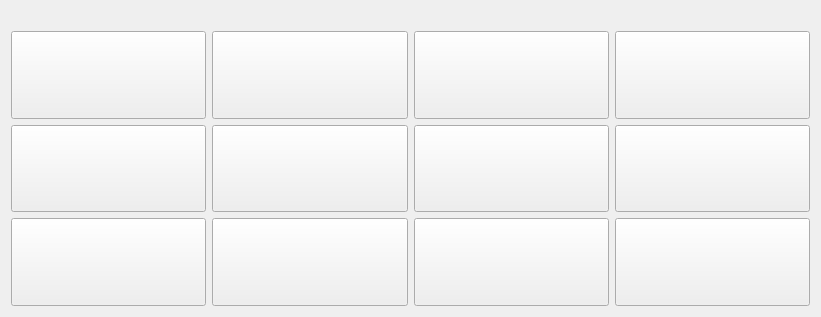
<?xml version="1.0" encoding="UTF-8"?>
<ui version="4.0">
 <class>widget</class>
 <widget class="QWidget" name="widget">
  <property name="geometry">
   <rect>
    <x>0</x>
    <y>0</y>
    <width>821</width>
    <height>317</height>
   </rect>
  </property>
  <property name="windowTitle">
   <string>Impollutionize</string>
  </property>
  <layout class="QVBoxLayout" name="verticalLayout_2">
   <item>
    <widget class="QLabel" name="headerImg">
     <property name="sizePolicy">
      <sizepolicy hsizetype="MinimumExpanding" vsizetype="Fixed">
       <horstretch>0</horstretch>
       <verstretch>0</verstretch>
      </sizepolicy>
     </property>
     <property name="minimumSize">
      <size>
       <width>1</width>
       <height>1</height>
      </size>
     </property>
     <property name="maximumSize">
      <size>
       <width>1000</width>
       <height>1000</height>
      </size>
     </property>
     <property name="text">
      <string/>
     </property>
     <property name="scaledContents">
      <bool>true</bool>
     </property>
    </widget>
   </item>
   <item>
    <layout class="QGridLayout" name="gridLayout_2">
     <item row="0" column="3">
      <widget class="QPushButton" name="item_4">
       <property name="sizePolicy">
        <sizepolicy hsizetype="Expanding" vsizetype="Expanding">
         <horstretch>0</horstretch>
         <verstretch>0</verstretch>
        </sizepolicy>
       </property>
       <property name="font">
        <font>
         <family>Roboto</family>
         <pointsize>12</pointsize>
        </font>
       </property>
       <property name="text">
        <string/>
       </property>
      </widget>
     </item>
     <item row="2" column="0">
      <widget class="QPushButton" name="item_9">
       <property name="sizePolicy">
        <sizepolicy hsizetype="Expanding" vsizetype="Expanding">
         <horstretch>0</horstretch>
         <verstretch>0</verstretch>
        </sizepolicy>
       </property>
       <property name="font">
        <font>
         <family>Roboto</family>
         <pointsize>12</pointsize>
        </font>
       </property>
       <property name="text">
        <string/>
       </property>
      </widget>
     </item>
     <item row="1" column="2">
      <widget class="QPushButton" name="item_7">
       <property name="sizePolicy">
        <sizepolicy hsizetype="Expanding" vsizetype="Expanding">
         <horstretch>0</horstretch>
         <verstretch>0</verstretch>
        </sizepolicy>
       </property>
       <property name="font">
        <font>
         <family>Roboto</family>
         <pointsize>12</pointsize>
        </font>
       </property>
       <property name="text">
        <string/>
       </property>
      </widget>
     </item>
     <item row="0" column="0">
      <widget class="QPushButton" name="item_1">
       <property name="sizePolicy">
        <sizepolicy hsizetype="Expanding" vsizetype="Expanding">
         <horstretch>0</horstretch>
         <verstretch>0</verstretch>
        </sizepolicy>
       </property>
       <property name="font">
        <font>
         <family>Roboto</family>
         <pointsize>12</pointsize>
         <bold>false</bold>
        </font>
       </property>
       <property name="text">
        <string/>
       </property>
      </widget>
     </item>
     <item row="1" column="3">
      <widget class="QPushButton" name="item_8">
       <property name="sizePolicy">
        <sizepolicy hsizetype="Expanding" vsizetype="Expanding">
         <horstretch>0</horstretch>
         <verstretch>0</verstretch>
        </sizepolicy>
       </property>
       <property name="font">
        <font>
         <family>Roboto</family>
         <pointsize>12</pointsize>
        </font>
       </property>
       <property name="text">
        <string/>
       </property>
      </widget>
     </item>
     <item row="1" column="1">
      <widget class="QPushButton" name="item_6">
       <property name="sizePolicy">
        <sizepolicy hsizetype="Expanding" vsizetype="Expanding">
         <horstretch>0</horstretch>
         <verstretch>0</verstretch>
        </sizepolicy>
       </property>
       <property name="font">
        <font>
         <family>Roboto</family>
         <pointsize>12</pointsize>
        </font>
       </property>
       <property name="text">
        <string/>
       </property>
      </widget>
     </item>
     <item row="2" column="3">
      <widget class="QPushButton" name="item_12">
       <property name="sizePolicy">
        <sizepolicy hsizetype="Expanding" vsizetype="Expanding">
         <horstretch>0</horstretch>
         <verstretch>0</verstretch>
        </sizepolicy>
       </property>
       <property name="font">
        <font>
         <family>Roboto</family>
         <pointsize>12</pointsize>
        </font>
       </property>
       <property name="text">
        <string/>
       </property>
      </widget>
     </item>
     <item row="1" column="0">
      <widget class="QPushButton" name="item_5">
       <property name="sizePolicy">
        <sizepolicy hsizetype="Expanding" vsizetype="Expanding">
         <horstretch>0</horstretch>
         <verstretch>0</verstretch>
        </sizepolicy>
       </property>
       <property name="font">
        <font>
         <family>Roboto</family>
         <pointsize>12</pointsize>
        </font>
       </property>
       <property name="text">
        <string/>
       </property>
      </widget>
     </item>
     <item row="0" column="1">
      <widget class="QPushButton" name="item_2">
       <property name="sizePolicy">
        <sizepolicy hsizetype="Expanding" vsizetype="Expanding">
         <horstretch>0</horstretch>
         <verstretch>0</verstretch>
        </sizepolicy>
       </property>
       <property name="font">
        <font>
         <family>Roboto</family>
         <pointsize>12</pointsize>
        </font>
       </property>
       <property name="text">
        <string/>
       </property>
      </widget>
     </item>
     <item row="2" column="1">
      <widget class="QPushButton" name="item_10">
       <property name="sizePolicy">
        <sizepolicy hsizetype="Expanding" vsizetype="Expanding">
         <horstretch>0</horstretch>
         <verstretch>0</verstretch>
        </sizepolicy>
       </property>
       <property name="font">
        <font>
         <family>Roboto</family>
         <pointsize>12</pointsize>
        </font>
       </property>
       <property name="text">
        <string/>
       </property>
      </widget>
     </item>
     <item row="0" column="2">
      <widget class="QPushButton" name="item_3">
       <property name="sizePolicy">
        <sizepolicy hsizetype="Expanding" vsizetype="Expanding">
         <horstretch>0</horstretch>
         <verstretch>0</verstretch>
        </sizepolicy>
       </property>
       <property name="font">
        <font>
         <family>Roboto</family>
         <pointsize>12</pointsize>
        </font>
       </property>
       <property name="text">
        <string/>
       </property>
      </widget>
     </item>
     <item row="2" column="2">
      <widget class="QPushButton" name="item_11">
       <property name="sizePolicy">
        <sizepolicy hsizetype="Expanding" vsizetype="Expanding">
         <horstretch>0</horstretch>
         <verstretch>0</verstretch>
        </sizepolicy>
       </property>
       <property name="font">
        <font>
         <family>Roboto</family>
         <pointsize>12</pointsize>
        </font>
       </property>
       <property name="text">
        <string/>
       </property>
      </widget>
     </item>
    </layout>
   </item>
  </layout>
 </widget>
 <resources>
  <include location="resource.qrc"/>
 </resources>
 <connections/>
</ui>
